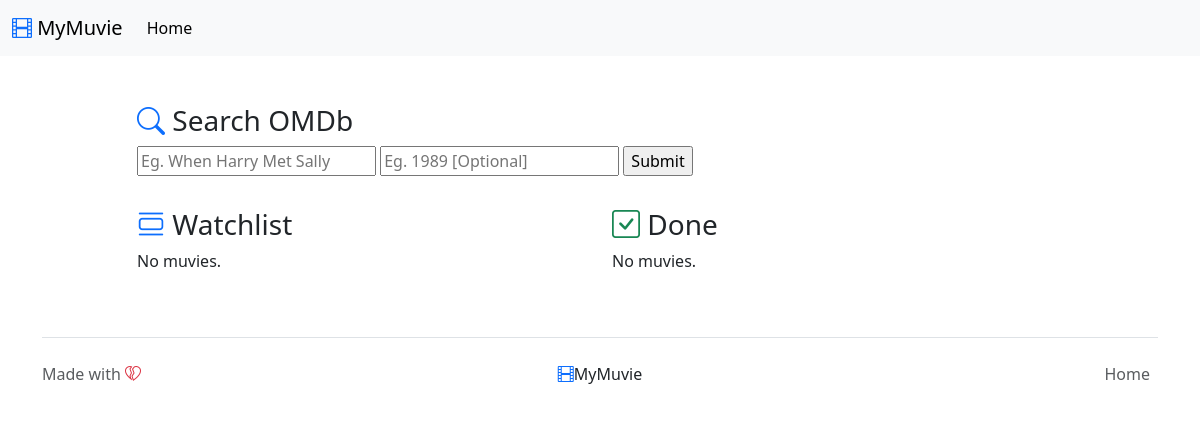
Page /app/ on the earlier database version.
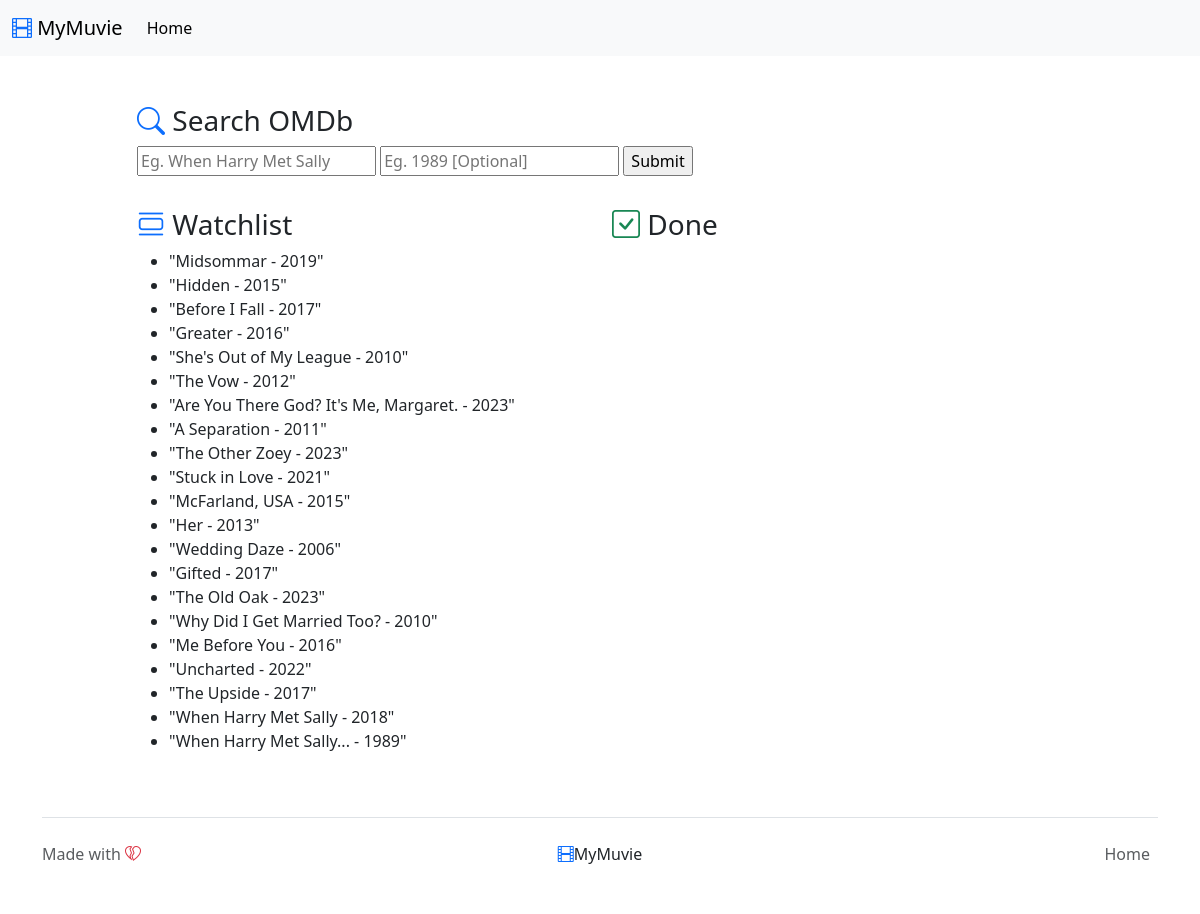
Same page on the later database version.
### app/models.py (models this page shows)
class Movie(models.Model):
    title = models.TextField()
    year = models.CharField(max_length=10)
    rated = models.CharField(max_length=10, null=True)
    released = models.CharField(max_length=100, null=True)
    runtime = models.CharField(max_length=10, null=True)
    genre = models.TextField(null=True)
    director = models.TextField(null=True)
    writer = models.TextField(null=True)
    actors = models.TextField(null=True)
    plot = models.TextField(null=True)
    language = models.TextField(null=True)
    awards = models.TextField(null=True)
    poster = models.TextField(null=True)
    ratings = models.TextField(null=True)
    metascore = models.TextField(null=True)
    imdb_rating = models.CharField(max_length=10, null=True)
    imdb_votes = models.CharField(max_length=10, null=True)
    imdb_id = models.CharField(max_length=10, null=True)
    c_type = models.CharField(max_length=10, null=True)
    dvd = models.TextField(null=True)
    box_office = models.TextField(null=True)
    production = models.TextField(null=True)
    website = models.TextField(null=True)
    added_on = models.DateTimeField("date added", default=timezone.now())
    watched_on = models.DateTimeField("date watched", null=True)
    watched = models.BooleanField(default=False)
    def __str__(self):
        return str(self.title) + " - " + str(self.year)

### app/views.py (the view)
# urls.py: path("", views.index, name="index"),
def index(request):
    movie_list = Movie.objects.get_queryset()
    context = {
        "movie_list": movie_list
	}
    return render(request, "app/home.html", context)

### app/templates/app/home.html (shortened to what this page needs)
{% extends 'app/index.html' %} {% block content %}
<main class="container mt-5">
  <section class="row justify-content-center">
    <div class="col-md-10">
      <h3>
        <span>
          <i class="bi bi-search text-primary"></i>
          Search OMDb
        </span>
      </h3>
      <form method="post" action="/app/search/">
        <input
          type="text"
          name="m_title"
          id="m_title"
          placeholder="Eg. When Harry Met Sally"
        />
        <input
          type="text"
          name="m_year"
          id="m_year"
          placeholder="Eg. 1989 [Optional]"
        />
        <input type="submit" value="Submit" />
      </form>
    </div>
  </section>
  <section class="row justify-content-center mt-3">
    <div class="col-md-5">
      <h3><i class="bi bi-view-list text-primary"></i> Watchlist</h3>
      {% if movie_list %}
      <ul>
        {% for movie in movie_list %} {% if not movie.watched %}
        <li>"{{ movie }}"</li>
        {% endif %} {% endfor %}
      </ul>
      {% else %}
      <p>No muvies.</p>
      {% endif %}
    </div>
    <div class="col-md-5">
      <h3><i class="bi bi-check-square text-success"></i> Done</h3>
      {% if movie_list %}
      <ul>
        {% for movie in movie_list %} {% if movie.watched %}
        <li>
          "{{ movie }}"
          <a class="btn btn-primary"><i class="bi bi-journal-richtext"></i></a>
        </li>
        {% endif %} {% endfor %}
      </ul>
      {% else %}
      <p>No muvies.</p>
      {% endif %}
    </div>
  </section>
</main>
{% endblock %}

### app/templates/app/index.html (shortened to what this page needs)
<!DOCTYPE html>
<html lang="en">
  <head>
    <link
      rel="stylesheet"
      href="https://cdn.jsdelivr.net/npm/bootstrap-icons@1.11.2/font/bootstrap-icons.min.css"
    />
    <link
      href="https://cdn.jsdelivr.net/npm/bootstrap@5.3.2/dist/css/bootstrap.min.css"
      rel="stylesheet"
    />
  </head>
  <body>
    {% include 'app/header.html' %} {% block content %} {% endblock %}
    <br />
    {% include 'app/footer.html' %}
  </body>
</html>

### app/templates/app/header.html (shortened to what this page needs)
<nav class="navbar navbar-expand-lg bg-body-tertiary">
  <div class="container-fluid">
    <a class="navbar-brand" href="/app/">
      <i class="bi bi-film text-primary"></i> MyMuvie
    </a>
    <div class="collapse navbar-collapse" id="navbarSupportedContent">
      <ul class="navbar-nav me-auto mb-2 mb-lg-0">
        <li class="nav-item">
          <a class="nav-link active" aria-current="page" href="/app/">Home</a>
        </li>
      </ul>
    </div>
  </div>
</nav>

### app/templates/app/footer.html
<div class="container">
  <footer
    class="d-flex flex-wrap justify-content-between align-items-center py-3 my-4 border-top"
  >
    <p class="col-md-4 mb-0 text-muted">
      Made with <i class="bi bi-heartbreak text-danger"></i>
    </p>
    <a
      href="/app/"
      class="col-md-4 d-flex align-items-center justify-content-center mb-3 mb-md-0 me-md-auto link-dark text-decoration-none"
    >
      <i class="bi bi-film text-primary"></i> MyMuvie
    </a>
    <ul class="nav col-md-4 justify-content-end">
      <li class="nav-item">
        <a href="/app/" class="nav-link px-2 text-muted">Home</a>
      </li>
    </ul>
  </footer>
</div>

Differences in the rows shown:
added Movie: title+year "Midsommar - 2019"
added Movie: title+year "Hidden - 2015"
added Movie: title+year "Before I Fall - 2017"
added Movie: title+year "Greater - 2016"
added Movie: title+year "She's Out of My League - 2010"
added Movie: title+year "The Vow - 2012"
added Movie: title+year "Are You There God? It's Me, Margaret. - 2023"
added Movie: title+year "A Separation - 2011"
added Movie: title+year "The Other Zoey - 2023"
added Movie: title+year "Stuck in Love - 2021"
added Movie: title+year "McFarland, USA - 2015"
added Movie: title+year "Her - 2013"
added Movie: title+year "Wedding Daze - 2006"
added Movie: title+year "Gifted - 2017"
added Movie: title+year "The Old Oak - 2023"
added Movie: title+year "Why Did I Get Married Too? - 2010"
added Movie: title+year "Me Before You - 2016"
added Movie: title+year "Uncharted - 2022"
added Movie: title+year "The Upside - 2017"
added Movie: title+year "When Harry Met Sally - 2018"
added Movie: title+year "When Harry Met Sally... - 1989"
Other differences:
text no longer shown: "No muvies. No muvies."
